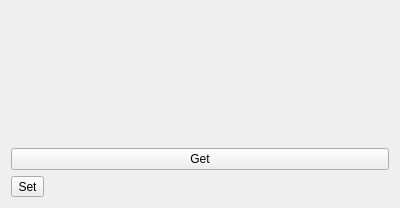
<?xml version="1.0" encoding="UTF-8"?>
<ui version="4.0">
 <class>Widget</class>
 <widget class="QWidget" name="Widget">
  <property name="geometry">
   <rect>
    <x>0</x>
    <y>0</y>
    <width>400</width>
    <height>208</height>
   </rect>
  </property>
  <property name="windowTitle">
   <string>Widget</string>
  </property>
  <layout class="QVBoxLayout" name="verticalLayout">
   <item>
    <widget class="SmallWidget" name="widget" native="true">
     <property name="sizePolicy">
      <sizepolicy hsizetype="Expanding" vsizetype="Expanding">
       <horstretch>0</horstretch>
       <verstretch>0</verstretch>
      </sizepolicy>
     </property>
    </widget>
   </item>
   <item>
    <widget class="QPushButton" name="pushButton">
     <property name="text">
      <string>Get</string>
     </property>
    </widget>
   </item>
   <item>
    <widget class="QToolButton" name="toolButton">
     <property name="text">
      <string>Set</string>
     </property>
     <property name="icon">
      <iconset>
       <normaloff>images/cha@3x.png</normaloff>images/cha@3x.png</iconset>
     </property>
     <property name="iconSize">
      <size>
       <width>24</width>
       <height>24</height>
      </size>
     </property>
     <property name="toolButtonStyle">
      <enum>Qt::ToolButtonTextUnderIcon</enum>
     </property>
    </widget>
   </item>
  </layout>
  <zorder>widget</zorder>
  <zorder>toolButton</zorder>
  <zorder>pushButton</zorder>
 </widget>
 <layoutdefault spacing="6" margin="11"/>
 <customwidgets>
  <customwidget>
   <class>SmallWidget</class>
   <extends>QWidget</extends>
   <header>smallwidget.h</header>
   <container>1</container>
  </customwidget>
 </customwidgets>
 <resources/>
 <connections/>
</ui>
